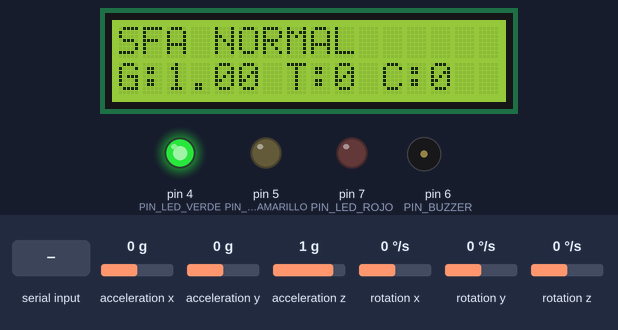
Recording of a sketch running on a simulated Arduino Uno, built with avr-gcc and run on an emulated ATmega328P. On the bench: 16×2 character LCD, output pins drawn as LEDs (lit = HIGH), buzzer (waves = sounding). Wiring (inferred from the names in the program): MPU-6050 motion sensor at I2C address 0x68. Dashed ring = blinking. The test bench sets the inputs (shaded band); at power-on: acceleration z 1 g, acceleration x 0 g, acceleration y 0 g, rotation x 0 °/s, rotation y 0 °/s, rotation z 0 °/s. What the sketch prints to the serial monitor is not drawn.

Above: at 2.3 s.
2.4 s: acceleration z set to 0.7 g
At 3.5 s:
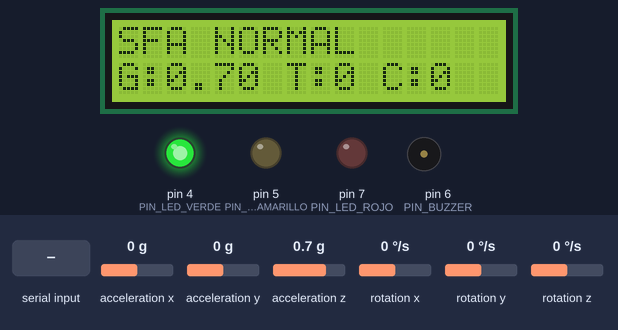
4.1 s: acceleration z set to 0.4 g
At 5.1 s:
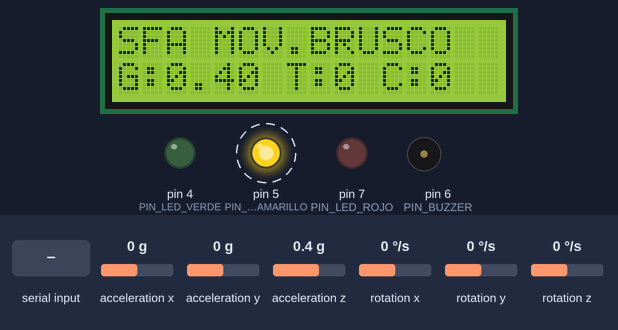
7.1 s: "TEST FALL\n" received over Serial
At 8.61 s:
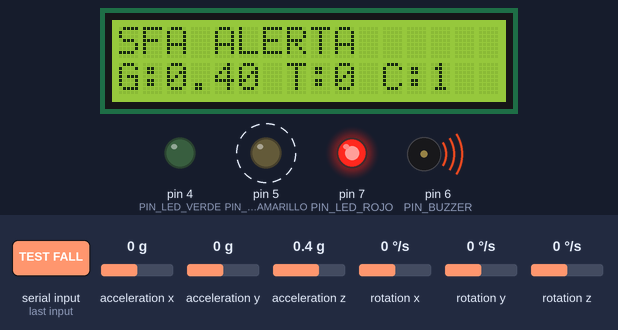
9.2 s: "MUTE\n" received over the second serial link
At 10.5 s:
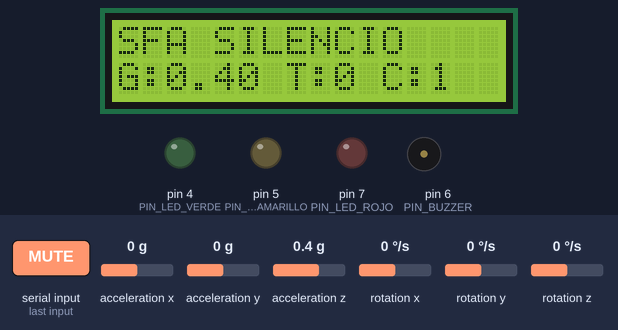
10.8 s: acceleration x set to 0.2 g
At 13.0 s:
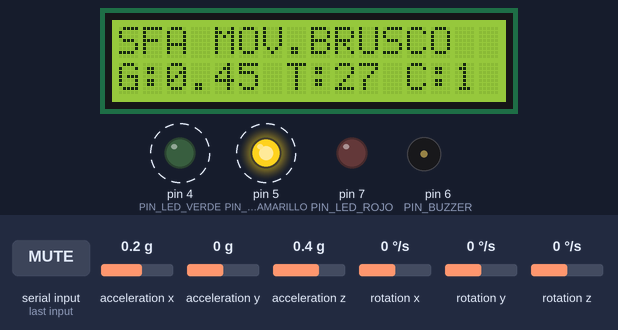
13.8 s: acceleration y set to -0.2 g
At 14.6 s:
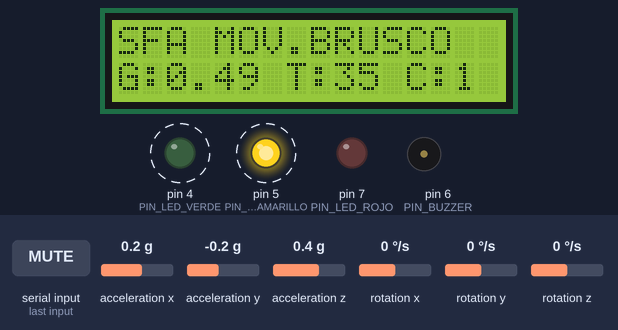
15.5 s: acceleration y set to -0.5 g
Timing chart, 0 to 18.2 s (numbered marks = the images above; inputs shaded):
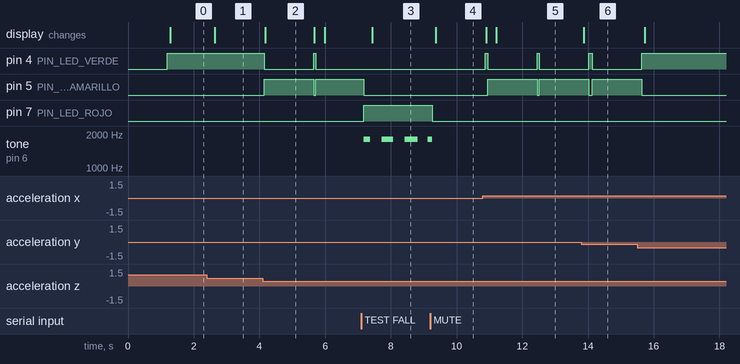

Measured:
- the behaviour switches between 0.6 and 0.5 g on acceleration z (found by bisection; images 1 and 2)
- after the input at 2.4 s, the display: changes after 0.23 s (image 1)
- after the input at 4.1 s, pin 4 (PIN_LED_VERDE): HIGH → LOW after 0.05 s, → HIGH 1.5 s later, → LOW 0.07 s later; pin 5 (PIN_LED_AMARILLO): LOW → HIGH after 0.05 s, → LOW 1.5 s later, → HIGH 0.07 s later; the display: changes after 0.08 s (image 2)
- after the input at 7.1 s, pin 4 (PIN_LED_VERDE): stops changing and stays LOW; pin 7 (PIN_LED_ROJO): LOW → HIGH after 0.08 s; tone on pin 6 (PIN_BUZZER): silent → 1800 Hz after 0.08 s, then repeats every 0.70 s: silent 0.35 s, 1800 Hz 0.35 s; the display: changes after 0.34 s (image 3)
- after the input at 9.2 s, pin 7 (PIN_LED_ROJO): HIGH → LOW after 0.06 s; the display: changes after 0.16 s (image 4)
- after the input at 10.8 s, pin 4 (PIN_LED_VERDE): alternates HIGH for 0.07 s and LOW for 1.5 s, starting after 0.07 s; pin 5 (PIN_LED_AMARILLO): LOW → HIGH after 0.15 s, → LOW 1.5 s later, → HIGH 0.06 s later; the display: first changes after 0.10 s (image 5 shows a later state)
- after the input at 13.8 s, the display: changes after 0.08 s (image 6)
- after the input at 15.5 s, pin 4 (PIN_LED_VERDE): goes on until 15.6 s, then stays HIGH; pin 5 (PIN_LED_AMARILLO): goes on until 15.6 s, then stays LOW

The sketch:

SFA_Cinturon_Alerta.ino
```cpp
#include <Wire.h>
#include <SoftwareSerial.h>
#include <LiquidCrystal_I2C.h>

/*
  SFA - Sistema de alerta ante caídas
  Arduino UNO + MPU6050 + HC-06 + LCD I2C + buzzer + LEDs

  Protocolo serial compartido:
    BOOT,SFA,1.0
    TEL,ms,estado,ax,ay,az,g,tilt,mov,caidas
    EVT,ms,tipo,detalle
    RSP,comando,resultado

  El Arduino mantiene la alerta local aunque la PC/Bluetooth no respondan.
*/

const byte PIN_BT_RX = 10;       // Arduino recibe desde TXD del HC-06
const byte PIN_BT_TX = 11;       // Arduino transmite hacia RXD del HC-06 con divisor resistivo
const byte PIN_LED_VERDE = 4;
const byte PIN_LED_AMARILLO = 5;
const byte PIN_BUZZER = 6;
const byte PIN_LED_ROJO = 7;

const byte MPU_ADDR = 0x68;
const byte LCD_ADDR = 0x27;

SoftwareSerial bt(PIN_BT_RX, PIN_BT_TX);
LiquidCrystal_I2C lcd(LCD_ADDR, 16, 2);

enum EstadoSistema {
  NORMAL,
  EVENTO_INERCIAL,
  POSIBLE_CAIDA,
  CAIDA_CONFIRMADA,
  ALERTA_SILENCIADA
};

EstadoSistema estado = NORMAL;

float ax = 0.0;
float ay = 0.0;
float az = 1.0;
float gx = 0.0;
float gy = 0.0;
float gz = 0.0;
float accelTotal = 1.0;
float tiltDeg = 0.0;
float motionScore = 0.0;

float axOffset = 0.0;
float ayOffset = 0.0;
float azOffset = 0.0;
float lastAccelTotal = 1.0;
float lastTiltDeg = 0.0;

unsigned long lastSampleMs = 0;
unsigned long lastTelemetryMs = 0;
unsigned long lastLcdMs = 0;
unsigned long estadoInicioMs = 0;
unsigned long ultimoMovimientoMs = 0;
unsigned long alertaInicioMs = 0;

unsigned int caidasConfirmadas = 0;
bool streamEnabled = true;
bool alertaActiva = false;

String usbBuffer = "";
String btBuffer = "";

const unsigned long SAMPLE_INTERVAL_MS = 50;
const unsigned long TELEMETRY_INTERVAL_MS = 250;
const unsigned long LCD_INTERVAL_MS = 350;
const unsigned long POSIBLE_CAIDA_TIMEOUT_MS = 5000;
const unsigned long INMOVILIDAD_CONFIRMACION_MS = 2500;

const float FREE_FALL_G = 0.55;
const float IMPACT_G = 2.35;
const float TILT_CAIDA_DEG = 55.0;
const float MOVIMIENTO_MINIMO = 0.08;

void setup() {
  pinMode(PIN_LED_VERDE, OUTPUT);
  pinMode(PIN_LED_AMARILLO, OUTPUT);
  pinMode(PIN_LED_ROJO, OUTPUT);
  pinMode(PIN_BUZZER, OUTPUT);

  Serial.begin(115200);
  bt.begin(9600);
  Wire.begin();

  lcd.init();
  lcd.backlight();
  lcd.clear();
  lcd.setCursor(0, 0);
  lcd.print("SFA Iniciando");

  iniciarMPU();
  calibrarMPU(120);

  estadoInicioMs = millis();
  ultimoMovimientoMs = millis();
  emitir("BOOT,SFA,1.0");
  emitirEvento("SISTEMA", "inicio");
}

void loop() {
  const unsigned long ahora = millis();

  leerComandos(Serial, usbBuffer);
  leerComandos(bt, btBuffer);

  if (ahora - lastSampleMs >= SAMPLE_INTERVAL_MS) {
    lastSampleMs = ahora;
    leerMPU();
    actualizarEstado(ahora);
    actualizarActuadores(ahora);
  }

  if (streamEnabled && ahora - lastTelemetryMs >= TELEMETRY_INTERVAL_MS) {
    lastTelemetryMs = ahora;
    emitirTelemetria(ahora);
  }

  if (ahora - lastLcdMs >= LCD_INTERVAL_MS) {
    lastLcdMs = ahora;
    actualizarLCD();
  }
}

void iniciarMPU() {
  escribirMPU(0x6B, 0x00); // Wake up
  escribirMPU(0x1B, 0x00); // Gyro +/- 250 deg/s
  escribirMPU(0x1C, 0x00); // Accel +/- 2g
}

void escribirMPU(byte reg, byte valor) {
  Wire.beginTransmission(MPU_ADDR);
  Wire.write(reg);
  Wire.write(valor);
  Wire.endTransmission(true);
}

int16_t leerInt16() {
  int16_t hi = Wire.read();
  int16_t lo = Wire.read();
  return (hi << 8) | lo;
}

void calibrarMPU(unsigned int muestras) {
  long sx = 0;
  long sy = 0;
  long sz = 0;

  for (unsigned int i = 0; i < muestras; i++) {
    Wire.beginTransmission(MPU_ADDR);
    Wire.write(0x3B);
    Wire.endTransmission(false);
    Wire.requestFrom(MPU_ADDR, (byte)6, (byte)true);

    sx += leerInt16();
    sy += leerInt16();
    sz += leerInt16();
    delay(8);
  }

  axOffset = (float)sx / muestras / 16384.0;
  ayOffset = (float)sy / muestras / 16384.0;
  azOffset = ((float)sz / muestras / 16384.0) - 1.0;
}

void leerMPU() {
  Wire.beginTransmission(MPU_ADDR);
  Wire.write(0x3B);
  Wire.endTransmission(false);
  Wire.requestFrom(MPU_ADDR, (byte)14, (byte)true);

  int16_t rawAx = leerInt16();
  int16_t rawAy = leerInt16();
  int16_t rawAz = leerInt16();
  leerInt16(); // temperatura interna no usada en esta etapa
  int16_t rawGx = leerInt16();
  int16_t rawGy = leerInt16();
  int16_t rawGz = leerInt16();

  ax = (rawAx / 16384.0) - axOffset;
  ay = (rawAy / 16384.0) - ayOffset;
  az = (rawAz / 16384.0) - azOffset;

  gx = rawGx / 131.0;
  gy = rawGy / 131.0;
  gz = rawGz / 131.0;

  accelTotal = sqrt(ax * ax + ay * ay + az * az);
  if (accelTotal < 0.01) {
    accelTotal = 0.01;
  }

  float zNormalizado = constrain(az / accelTotal, -1.0, 1.0);
  tiltDeg = acos(zNormalizado) * 57.2958;

  motionScore = abs(accelTotal - lastAccelTotal) + abs(tiltDeg - lastTiltDeg) / 90.0;
  lastAccelTotal = accelTotal;
  lastTiltDeg = tiltDeg;
}

void actualizarEstado(unsigned long ahora) {
  if (motionScore > MOVIMIENTO_MINIMO) {
    ultimoMovimientoMs = ahora;
  }

  bool eventoInercial = accelTotal < FREE_FALL_G || accelTotal > IMPACT_G;
  bool posturaCaida = tiltDeg > TILT_CAIDA_DEG;
  bool inmovil = (ahora - ultimoMovimientoMs) > INMOVILIDAD_CONFIRMACION_MS;

  switch (estado) {
    case NORMAL:
      if (eventoInercial) {
        cambiarEstado(EVENTO_INERCIAL, "evento_inercial");
      }
      break;

    case EVENTO_INERCIAL:
      if (posturaCaida) {
        cambiarEstado(POSIBLE_CAIDA, "postura_anomala");
      } else if (ahora - estadoInicioMs > 1500) {
        cambiarEstado(NORMAL, "recuperado");
      }
      break;

    case POSIBLE_CAIDA:
      if (posturaCaida && inmovil) {
        confirmarCaida();
      } else if (ahora - estadoInicioMs > POSIBLE_CAIDA_TIMEOUT_MS) {
        cambiarEstado(NORMAL, "sin_confirmacion");
      }
      break;

    case CAIDA_CONFIRMADA:
      alertaActiva = true;
      break;

    case ALERTA_SILENCIADA:
      if (!posturaCaida && motionScore > MOVIMIENTO_MINIMO) {
        cambiarEstado(NORMAL, "reinicio_por_movimiento");
        alertaActiva = false;
      }
      break;
  }
}

void cambiarEstado(EstadoSistema nuevo, const char *detalle) {
  if (estado == nuevo) {
    return;
  }

  estado = nuevo;
  estadoInicioMs = millis();
  emitirEvento(nombreEstado(), detalle);
}

void confirmarCaida() {
  estado = CAIDA_CONFIRMADA;
  estadoInicioMs = millis();
  alertaInicioMs = estadoInicioMs;
  caidasConfirmadas++;
  alertaActiva = true;
  emitirEvento("CAIDA_CONFIRMADA", "impacto_postura_inmovilidad");
}

void actualizarActuadores(unsigned long ahora) {
  digitalWrite(PIN_LED_VERDE, estado == NORMAL ? HIGH : LOW);
  digitalWrite(PIN_LED_AMARILLO, estado == EVENTO_INERCIAL || estado == POSIBLE_CAIDA ? HIGH : LOW);
  digitalWrite(PIN_LED_ROJO, estado == CAIDA_CONFIRMADA ? HIGH : LOW);

  if (estado == CAIDA_CONFIRMADA && alertaActiva) {
    if ((ahora / 350) % 2 == 0) {
      tone(PIN_BUZZER, 1800);
    } else {
      noTone(PIN_BUZZER);
    }
  } else if (estado == POSIBLE_CAIDA) {
    if ((ahora / 700) % 2 == 0) {
      tone(PIN_BUZZER, 1200, 80);
    }
  } else {
    noTone(PIN_BUZZER);
  }
}

void actualizarLCD() {
  lcd.clear();
  lcd.setCursor(0, 0);
  lcd.print("SFA ");
  lcd.print(nombreEstadoCorto());
  lcd.setCursor(0, 1);
  lcd.print("G:");
  lcd.print(accelTotal, 2);
  lcd.print(" T:");
  lcd.print(tiltDeg, 0);
  lcd.print(" C:");
  lcd.print(caidasConfirmadas);
}

const char *nombreEstado() {
  switch (estado) {
    case NORMAL: return "NORMAL";
    case EVENTO_INERCIAL: return "EVENTO_INERCIAL";
    case POSIBLE_CAIDA: return "POSIBLE_CAIDA";
    case CAIDA_CONFIRMADA: return "CAIDA_CONFIRMADA";
    case ALERTA_SILENCIADA: return "ALERTA_SILENCIADA";
  }
  return "DESCONOCIDO";
}

const char *nombreEstadoCorto() {
  switch (estado) {
    case NORMAL: return "NORMAL";
    case EVENTO_INERCIAL: return "MOV.BRUSCO";
    case POSIBLE_CAIDA: return "POSIBLE";
    case CAIDA_CONFIRMADA: return "ALERTA";
    case ALERTA_SILENCIADA: return "SILENCIO";
  }
  return "ERROR";
}

void emitirTelemetria(unsigned long ahora) {
  String linea = "TEL,";
  linea += String(ahora);
  linea += ",";
  linea += nombreEstado();
  linea += ",";
  linea += String(ax, 3);
  linea += ",";
  linea += String(ay, 3);
  linea += ",";
  linea += String(az, 3);
  linea += ",";
  linea += String(accelTotal, 3);
  linea += ",";
  linea += String(tiltDeg, 1);
  linea += ",";
  linea += String(motionScore, 3);
  linea += ",";
  linea += String(caidasConfirmadas);
  emitir(linea);
}

void emitirEvento(const char *tipo, const char *detalle) {
  String linea = "EVT,";
  linea += String(millis());
  linea += ",";
  linea += tipo;
  linea += ",";
  linea += detalle;
  emitir(linea);
}

void emitir(const String &linea) {
  Serial.println(linea);
  bt.println(linea);
}

void responder(const char *cmd, const char *resultado) {
  String linea = "RSP,";
  linea += cmd;
  linea += ",";
  linea += resultado;
  emitir(linea);
}

void leerComandos(Stream &puerto, String &buffer) {
  while (puerto.available()) {
    char c = puerto.read();
    if (c == '\n' || c == '\r') {
      if (buffer.length() > 0) {
        procesarComando(buffer);
        buffer = "";
      }
    } else if (buffer.length() < 48) {
      buffer += c;
    }
  }
}

void procesarComando(String cmd) {
  cmd.trim();
  cmd.toUpperCase();

  if (cmd == "PING") {
    responder("PING", "OK");
  } else if (cmd == "STREAM ON") {
    streamEnabled = true;
    responder("STREAM", "ON");
  } else if (cmd == "STREAM OFF") {
    streamEnabled = false;
    responder("STREAM", "OFF");
  } else if (cmd == "STATUS") {
    emitirTelemetria(millis());
    responder("STATUS", "OK");
  } else if (cmd == "MUTE") {
    alertaActiva = false;
    if (estado == CAIDA_CONFIRMADA) {
      cambiarEstado(ALERTA_SILENCIADA, "mute_remoto");
    }
    responder("MUTE", "OK");
  } else if (cmd == "RESET") {
    alertaActiva = false;
    cambiarEstado(NORMAL, "reset_remoto");
    responder("RESET", "OK");
  } else if (cmd == "CAL") {
    responder("CAL", "INICIANDO");
    calibrarMPU(120);
    responder("CAL", "OK");
  } else if (cmd == "TEST FALL") {
    confirmarCaida();
    responder("TEST FALL", "OK");
  } else {
    responder("CMD", "DESCONOCIDO");
  }
}
```
